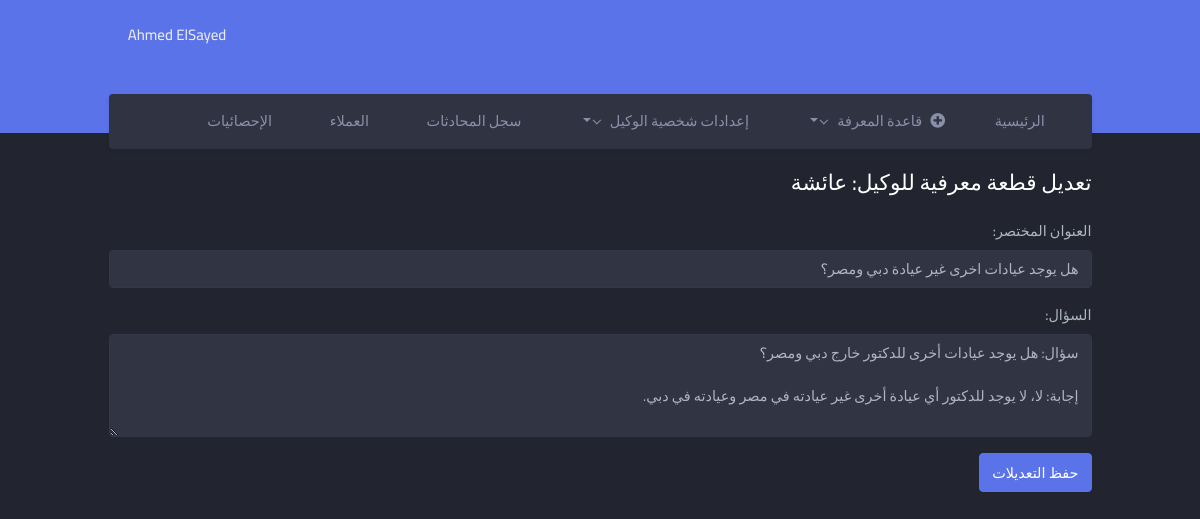
/knowledge/1/faq/edit/5/ (signed in), run on the app's committed database.
### core/models.py (models this page shows, shortened)
class OpenAISettings(models.Model):
    MODEL_CHOICES = [
        ('gpt-5', 'GPT-5'),
        ('gpt-5-mini', 'GPT-5 Mini'),
        ('gpt-4o', 'GPT-4o'),
        ('gpt-4o-mini', 'GPT-4o Mini'),
        ('gpt-4.1', 'GPT-4.1'),
        ('gpt-4.1-mini', 'GPT-4.1 Mini'),
    ]
    model_name = models.CharField(
        max_length=50,
        choices=MODEL_CHOICES,
        default='gpt-4o',
        verbose_name='Model'
    )
    agent_name = models.CharField(
        max_length=100,
        default='agentname',
        help_text='The display name of the assistant/agent'
    )
    system_context = models.TextField(
        default='You are a helpful assistant.',
        help_text='System message for the agent. Can be a long instruction or persona.'
    )
    temperature = models.FloatField(default=0.7)
    top_p = models.FloatField(default=1.0)
    frequency_penalty = models.FloatField(default=0.0)
    presence_penalty = models.FloatField(default=0.0)
    updated_at = models.DateTimeField(auto_now=True)
    class Meta:
        verbose_name = "OpenAI Setting"
        verbose_name_plural = "OpenAI Settings"

### knowledge/models.py (models this page shows, shortened)
class KnowledgeBase(models.Model):
    agent = models.ForeignKey(
        OpenAISettings,
        on_delete=models.CASCADE,
        related_name="knowledge_chunks",
        null = True,
    )
    brief = models.CharField(max_length=264, null =True)
    question = models.TextField(verbose_name='Question')
    embedding = models.JSONField(verbose_name='Embedding', null=True, blank=True)
    created_at = models.DateTimeField(auto_now_add=True)

### knowledge/views.py (the view)
# urls.py: path('<int:agent_id>/faq/edit/<int:pk>/', views.edit_question, name='edit_question'),
@login_required
def edit_question(request, agent_id: int, pk: int):
    agent = get_object_or_404(OpenAISettings, pk=agent_id)
    kb = get_object_or_404(KnowledgeBase, pk=pk, agent=agent)
    if request.method == 'POST':
        form = KnowledgeBaseForm(request.POST, instance=kb)
        if form.is_valid():
            form.save()
            return redirect('knowledge:faq', agent_id=agent_id)
    else:
        form = KnowledgeBaseForm(instance=kb)
    return render(request, 'knowledge/edit_question.html', {
        'form': form,
        'kb': kb,
        'current_agent': agent
    })

### knowledge/forms.py (shortened to what this page needs)
class KnowledgeBaseForm(forms.ModelForm):
    brief = forms.CharField(
        required=False,
        label="العنوان المختصر",
        widget=forms.TextInput(attrs={'class': 'form-control'})
    )
    question = forms.CharField(
        required=True,
        label="السؤال",
        widget=forms.Textarea(attrs={'class': 'form-control', 'rows': 4})
    )
    class Meta:
        model = KnowledgeBase
        fields = ['brief', 'question']

### core/context_processors.py (called while the page is built)
def global_agents(request):
    return {
        'all_agents': OpenAISettings.objects.all().order_by('agent_name'),
    }

### knowledge/templates/knowledge/edit_question.html (shortened to what this page needs)
{% extends "core/layout.html" %}
{% load static %}
{% block body %}
<div class="main-content">
    <div class="page-content">
        <div class="container-fluid">
            <h4 class="mb-4">تعديل قطعة معرفية للوكيل: {{ current_agent.agent_name }}</h4>
            <form method="post" enctype="multipart/form-data"
                  action="{% url 'knowledge:edit_question' agent_id=current_agent.id pk=kb.id %}">
                <div class="mb-3">
                    {{ form.brief.label_tag }}
                    {{ form.brief }}
                </div>
                <div class="mb-3">
                    {{ form.question.label_tag }}
                    {{ form.question }}
                </div>
                <button type="submit" class="btn btn-primary">حفظ التعديلات</button>
            </form>
        </div>
    </div>
</div>
{% endblock %}

### core/templates/core/layout.html (shortened to what this page needs)
{% load static %}
<!doctype html>
<html lang="en" dir="rtl">
<head>
    <link rel="stylesheet" href="https://cdn.jsdelivr.net/npm/bootstrap@5.3.0/dist/css/bootstrap.min.css">
    <link href = "{% static 'core/css/style.css'%}" rel="stylesheet">
    <link href="{% static 'core/css/bootstrap-rtl.min.css'%}" id="bootstrap-style" rel="stylesheet" type="text/css" />
    <link href="{% static 'core/css/icons.min.css'%}" rel="stylesheet" type="text/css" />
    <link href="{% static 'core/css/app-rtl.min.css'%} " id="app-style" rel="stylesheet" type="text/css" />
</head>
<body data-layout="horizontal" data-topbar="colored" data-bs-theme="dark">
    {% if user.is_authenticated %}
    <div id="layout-wrapper">
        <header id="page-topbar">
            <div class="navbar-header">
                <div class="d-flex">
                    <div class="navbar-brand-box">
                    </div>
                </div>
                <div class="d-flex">
                    <div class="dropdown d-inline-block">
                        <button type="button" class="btn header-item waves-effect" id="page-header-user-dropdown" data-bs-toggle="dropdown" aria-haspopup="true" aria-expanded="false">
                            <span class="d-none d-xl-inline-block ms-1 fw-medium font-size-15"> {{user.first_name}} {{user.last_name}}</span>
                        </button>
                    </div>
                </div>
            </div>
            <div class="container-fluid">
                <div class="topnav">
                    <nav class="navbar navbar-light navbar-expand-lg topnav-menu">
                        <div class="collapse navbar-collapse" id="topnav-menu-content">
                            <ul class="navbar-nav">
                                <li class="nav-item">
                                    <a class="nav-link" href="{% url 'core:index'%}">
                                         الرئيسية
                                    </a>
                                </li>
                                 <li class="nav-item dropdown">
                                    <a class="nav-link dropdown-toggle arrow-none" href="#" id="topnav-pages" role="button">
                                        <i class="fas fa-plus-circle me-2"></i>قاعدة المعرفة<div class="arrow-down"></div>
                                    </a>
                                </li>
                                <li class="nav-item dropdown">
                                    <a class="nav-link dropdown-toggle arrow-none" href="#" id="topnav-pages" role="button">
                                        إعدادات شخصية الوكيل<div class="arrow-down"></div>
                                    </a>
                                </li>
                                  <li class="nav-item">
                                    <a class="nav-link" href="#">
                                         سجل المحادثات
                                    </a>
                                </li>
                                   <li class="nav-item">
                                    <a class="nav-link" href="#">
                                        العملاء
                                    </a>
                                </li>
                                <li class="nav-item">
                                    <a class="nav-link" href="#">
                                        الإحصائيات
                                    </a>
                                </li>
                            </ul>
                        </div>
                    </nav>
                </div>
            </div>
        </header>
 {%endif%}
    {% block body %}
    {% endblock %}
</body>
</html>

### core/static/core/css/style.css (style rules this page uses)
a,h1,h2,h3,h4,h5,h6,p,button,label,div,span { font-family: "Cairo", sans-serif !important; }
input { text-align: start !important; }

### data on the page
OpenAISettings: agent_name "عائشة"
KnowledgeBase: brief "هل يوجد عيادات اخرى غير عيادة دبي ومصر؟", question "سؤال: هل يوجد عيادات أخرى للدكتور خارج دبي ومصر؟ إجابة: لا، لا يوجد للدكتور أي عيادة أخرى غير عيادته في مصر وعيادته في دبي."

### other printed values
{{ user.first_name }} "Ahmed"
{{ user.last_name }} "ElSayed"
